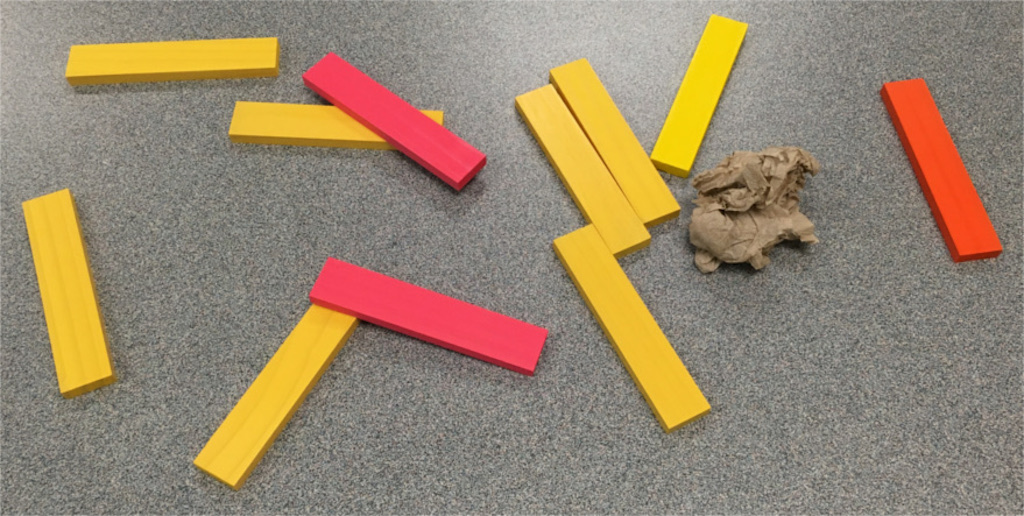
//> input picture Computer Vision - Guess block 3D location/planks1ss.jpg, 1024 x 516 px
$ ./pyr-blobs   (built with g++ and OpenCV 4)
//> lines starting //> are read from the running program, lines starting //| are printed output that depends on the picture
/***********************************************************************/

#include "iostream"
#include "opencv2/imgproc.hpp"
#include "opencv2/imgcodecs.hpp"
#include "opencv2/highgui.hpp"

/***********************************************************************/

using namespace std;
using namespace cv;

/***********************************************************************/

#define N_LEVELS 6 // number of scaled images, including original
#define SCALE_FACTOR (1<<N_LEVELS) // ultimate scale factor

// scaled color images
vector<Mat> scaled_images; // vector of scaled images
int sizes[ N_LEVELS ][2]; // sizes of scaled images
int locations[ N_LEVELS ][2]; // locations of images in the display
Mat levels; // display of all color scaled images

// B/W averaged images
Mat levels_bw; // display of all b/w scaled images
Mat means_bwf[ N_LEVELS ]; // b/w float means of pixels so far
Mat means_bw[ N_LEVELS ]; // b/w uchar means of pixels so far

// Variances
Mat sum2_bwf[ N_LEVELS ]; // b/w float mean sum2 of pixels so far
Mat levels_var_bw; // display of all b/w sum2
Mat variances_bwf[ N_LEVELS ]; // b/w variances of pixels so far
Mat variances_bw[ N_LEVELS ]; // b/w variances of pixels so far
Mat levels_scaled_var_bw; // display of all b/w sum2
Mat scaled_variances_bwf[ N_LEVELS ]; // b/w scaled variances of pixels so far
Mat scaled_variances_bw[ N_LEVELS ]; // b/w scaled variances of pixels so far

/***********************************************************************/

int main( int argc, char** argv )
{
  const char* pyramid_window_name = "Image pyramid";
  const char* filename = argc >=2 ? argv[1] : "planks1ss.jpg";

  // Get an image
  Mat src = imread( filename );
//> src is the input picture: 516 rows x 1024 cols, CV_8UC3; mean B, G, R 110.5, 134.5, 152.3
  // Check if image is loaded fine
  if( src.empty() )
    {
      printf(" Error opening image\n");
      printf(" Program Arguments: [image_name]\n");
      return -1;
    }

  // figure out what image sizes we are going to actually use
  // round size up so can do N_LEVEL-1 shrinks
  int n_cols = ((src.cols + SCALE_FACTOR - 1) >> N_LEVELS) << N_LEVELS;
//> n_cols = 1024
  int n_rows = ((src.rows + SCALE_FACTOR - 1) >> N_LEVELS) << N_LEVELS;
//> n_rows = 576
  printf( "%d %d; %d %d; %d %d\n", N_LEVELS, SCALE_FACTOR, src.cols, src.rows,
	  n_cols, n_rows );
//| 6 64; 1024 516; 1024 576

  // create color display and put original image into them
  levels = Mat::zeros( n_rows + (n_rows >> 1), n_cols, CV_8UC3 );
  printf( "levels: %d %d\n", levels.cols, levels.rows );
//| levels: 1024 864
  src.copyTo( levels( Rect( 0, 0, src.cols, src.rows ) ));

  // src_copy is a copy of the original image that is the correct size
  Mat src_copy = Mat::zeros( n_rows, n_cols, CV_8UC3 );
  printf( "src_copy: %d %d\n", src_copy.cols, src_copy.rows );
//| src_copy: 1024 576
  src.copyTo( src_copy( Rect( 0, 0, src.cols, src.rows ) ));

  // Build an image pyramid and save it in a vector of type Mat
  buildPyramid( src_copy, scaled_images, N_LEVELS-1, BORDER_REPLICATE );

  // print out the sizes of the matrices for debugging
  int i = 0;
  printf( "%d: %d %d; %d %d\n", 0,
	  locations[i][0], locations[i][1],
	  scaled_images[i].cols, scaled_images[i].rows );
//| 0: 0 0; 1024 576

  int i_col = 0;
  int i_row = n_rows;
//> i_row = 576
  n_cols >>= 1;
//> n_cols = 512
  n_rows >>= 1;
//> n_rows = 288
  for ( int i = 1; i < N_LEVELS; i++ )
    {
      // print out the sizes of the matrices for debugging
      printf( "%d: %d %d; %d %d\n", i, i_col, i_row, n_cols, n_rows );
      // hack to set sub-image locations in overall picture
      locations[i][0] = i_col;
      locations[i][1] = i_row;
      // copy the scaled versions of the source image into the display
      scaled_images[ i ].copyTo( levels( Rect( locations[i][0],
					       locations[i][1],
					       scaled_images[i].cols,
					       scaled_images[i].rows ) ));
      // move to the next smaller image
      i_col += scaled_images[ i ].cols;
      n_cols >>= 1;
      n_rows >>= 1;
    }
//> this loop made 5 passes
//> i_col on passes 1 to 5: 512, 768, 896, 960, 992
//| 2: 512 576; 256 144
//| 3: 768 576; 128 72
//| 4: 896 576; 64 36
//| 5: 960 576; 32 18
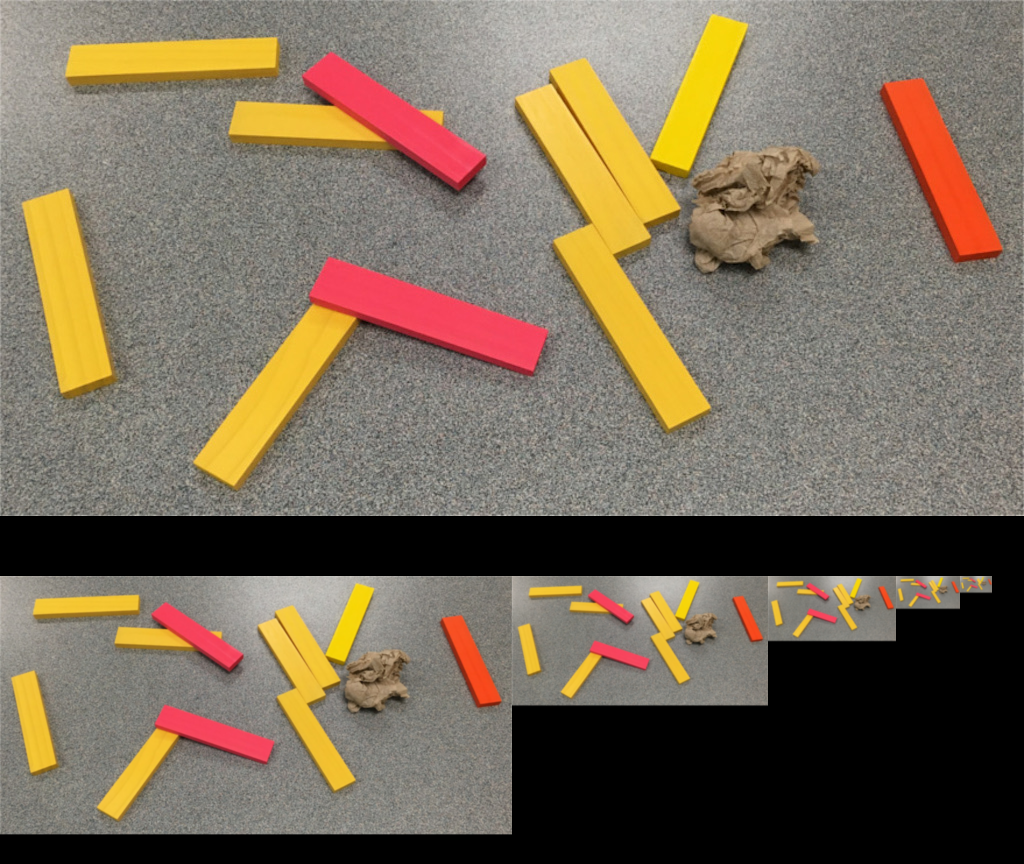
//> levels: 864 rows x 1024 cols, CV_8UC3; mean B, G, R 88.1, 107.1, 121.3
//> after the loop, i_col = 992; n_cols = 16; n_rows = 9

  // show the scaled images
  imshow( pyramid_window_name, levels );

  // create black and white image pyramid
  n_cols = ((src.cols + SCALE_FACTOR - 1) >> N_LEVELS) << N_LEVELS;
//> n_cols = 1024
  n_rows = ((src.rows + SCALE_FACTOR - 1) >> N_LEVELS) << N_LEVELS;
//> n_rows = 576

  const char* bw_pyramid_window_name = "B/W image pyramid";
  const char* bw2_pyramid_window_name = "variance pyramid";
  const char* bw2s_pyramid_window_name = "scaled variance pyramid";
  Mat src_gray; // B/W version of source image
  cvtColor( src, src_gray, COLOR_BGR2GRAY );
  // printf( "src_gray: %d %d\n", src_gray.cols, src_gray.rows );

  // create B/W display and put original B/W image into them
  levels_bw = Mat::zeros( n_rows + (n_rows >> 1), n_cols, CV_8U );
  // printf( "levels_bw: %d %d\n", levels_bw.cols, levels_bw.rows );
  src_gray.copyTo( levels_bw( Rect( 0, 0, src_gray.cols, src_gray.rows ) ));

  // Variance displays
  levels_var_bw = Mat::zeros( n_rows + (n_rows >> 1), n_cols, CV_8U );
  levels_scaled_var_bw = Mat::zeros( n_rows + (n_rows >> 1), n_cols, CV_8U );

  // largest scale image of means
  means_bw[0] = Mat::zeros( n_rows, n_cols, CV_8U );
  src_gray.copyTo( means_bw[0]( Rect( 0, 0, src_gray.cols, src_gray.rows ) ));
  means_bw[0].copyTo( levels_bw( Rect( 0, 0,
				       means_bw[0].cols, means_bw[0].rows ) ));

  // set up level 0 of float means
  means_bw[0].convertTo( means_bwf[0], CV_32F, 1.0 );

  // set up level 0 of float average sum2
  sum2_bwf[0] = Mat::zeros( scaled_images[0].rows, scaled_images[0].cols,
			    CV_32F );
//> sum2_bwf[0]: 576 rows x 1024 cols, CV_32FC1; every value is 0

  // initialize the largest scale sum of the means squared.
  for ( int r = 0; r < means_bw[0].rows; r++ )
    {
      for ( int c = 0; c < means_bw[0].cols; c++ )
	{
	  int v = means_bw[0].at<uchar>(r,c);
	  sum2_bwf[0].at<float>(r,c) = v*v;
	}
    }
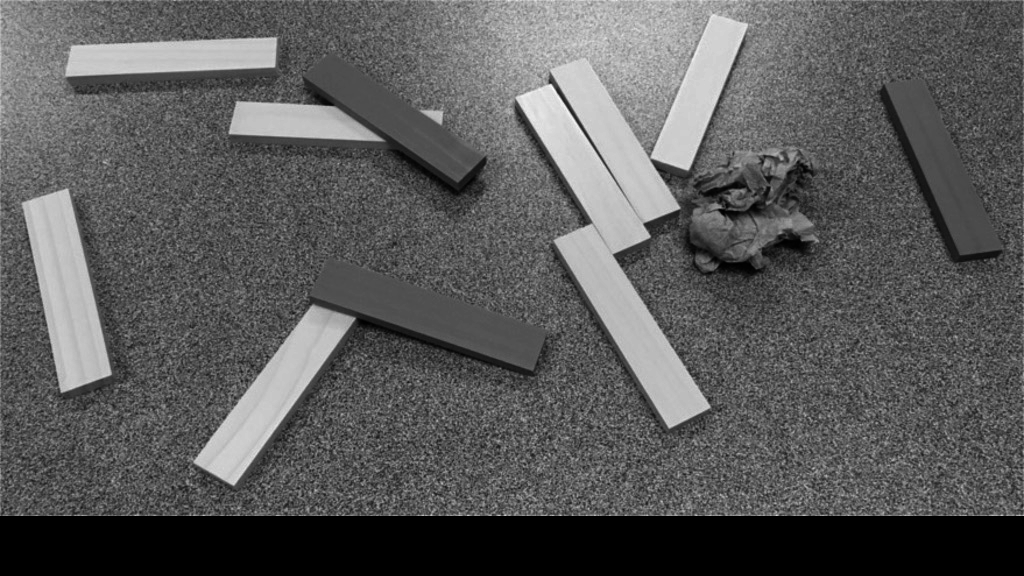
//> sum2_bwf[0]: 576 rows x 1024 cols, CV_32FC1; min 0, max 49284, mean 17572.2; drawn with min black and max white

  // initialize the variances at level 0
  variances_bwf[0] = Mat::zeros( scaled_images[0].rows, scaled_images[0].cols,
				 CV_32F );
  variances_bw[0] = Mat::zeros( scaled_images[0].rows, scaled_images[0].cols,
				CV_8U );
//> variances_bw[0]: 576 rows x 1024 cols, CV_8UC1; every value is 0
  scaled_variances_bwf[0] = Mat::zeros( scaled_images[0].rows,
					scaled_images[0].cols, CV_32F );
  scaled_variances_bw[0] = Mat::zeros( scaled_images[0].rows,
				       scaled_images[0].cols, CV_8U );

  // now create the smaller scale versions
  for ( int i = 1; i < N_LEVELS; i++ )
    {
      // create the matrices
      means_bwf[i] = Mat::zeros( scaled_images[i].rows, scaled_images[i].cols,
				CV_32F );
      sum2_bwf[i] = Mat::zeros( scaled_images[i].rows, scaled_images[i].cols,
				CV_32F );
      variances_bwf[i] = Mat::zeros( scaled_images[i].rows,
				     scaled_images[i].cols,
				     CV_32F );
      scaled_variances_bwf[i] = Mat::zeros( scaled_images[i].rows,
					    scaled_images[i].cols,
					    CV_32F );
      /*
      printf( "means_bwf[ %d ]: %d %d; %d %d\n", i,
	      means_bwf[i].cols, means_bwf[i].rows,
	      scaled_images[i].cols, scaled_images[i].rows );
      */
      // go through the pixels
      for ( int r = 0; r < scaled_images[i].rows; r++ )
	{
	  for ( int c = 0; c < scaled_images[i].cols; c++ )
	    {
	      float sum = 0.0;
	      float sum2 = 0.0;
	      for ( int dr = 0; dr < 2; dr++ )
		{
		  int ir = 2*r + dr;
		  for ( int dc = 0; dc < 2; dc++ )
		    {
		      int ic = 2*c + dc;
		      float v = means_bwf[i-1].at<float>(ir,ic);
		      // sum up the values and the values squared.
		      sum += v; // used to calculate the mean
		      sum2 += v*v; // used to calculate the variance
		    }
		}
	      sum /= 4; // using a 2x2 window with 4 elements
	      sum2 /= 4;
	      means_bwf[i].at<float>(r,c) = sum;
	      sum2_bwf[i].at<float>(r,c) = sum2;
	      variances_bwf[i].at<float>(r,c) = sum2 - sum*sum;
	      // scale the variances by the mean^2
	      if ( sum > 0.0 )
		scaled_variances_bwf[i].at<float>(r,c) =
		  100000*variances_bwf[i].at<float>(r,c)/
		  (means_bwf[i].at<float>(r,c)*
		   means_bwf[i].at<float>(r,c));
	      else
		scaled_variances_bwf[i].at<float>(r,c) = 1e7;
	    }
	}
      // convert from floats to ints for display
      means_bwf[i].convertTo( means_bw[i], CV_8U, 1.0 );
      means_bw[i].copyTo( levels_bw( Rect( locations[i][0],
					   locations[i][1],
					   scaled_images[i].cols,
					   scaled_images[i].rows ) ));
      variances_bwf[i].convertTo( variances_bw[i], CV_8U, 1.0 );
      variances_bw[i].copyTo( levels_var_bw( Rect( locations[i][0],
						   locations[i][1],
						   scaled_images[i].cols,
						   scaled_images[i].rows ) ));
      scaled_variances_bwf[i].convertTo(
		scaled_variances_bw[i], CV_8U, 1.0 );
      scaled_variances_bw[i].copyTo(
				    levels_scaled_var_bw(
				      Rect( locations[i][0],
				            locations[i][1],
					    scaled_images[i].cols,
					    scaled_images[i].rows ) ));
    }
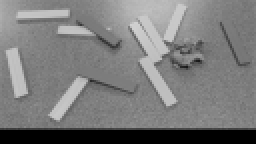
//> means_bwf[3]: 72 rows x 128 cols, CV_32FC1 (shown 2 times larger); min 0, max 208.9, mean 122.8
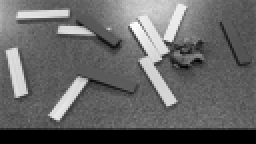
//> sum2_bwf[3]: 72 rows x 128 cols, CV_32FC1 (shown 2 times larger); min 0, max 43656.5, mean 17460.2; drawn with min black and max white
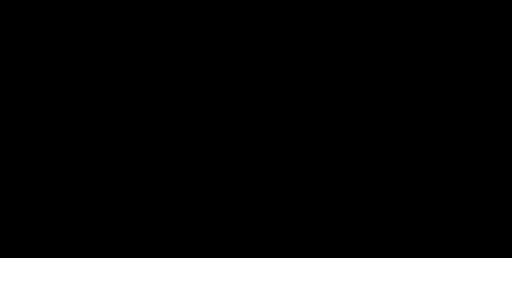
//> scaled_variances_bwf[1]: 288 rows x 512 cols, CV_32FC1; min 0, max 10000000, mean 1041992.2; drawn with min black and max white
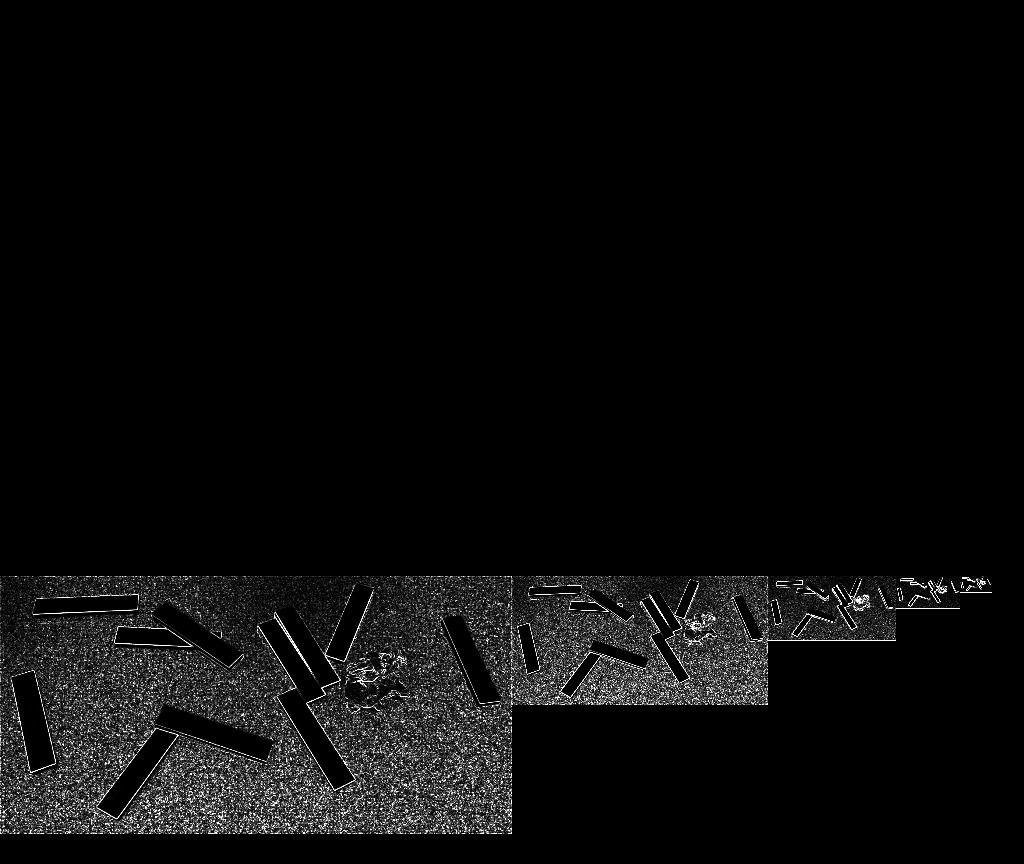
//> levels_var_bw: 864 rows x 1024 cols, CV_8UC1; min 0, max 255, mean 10.7
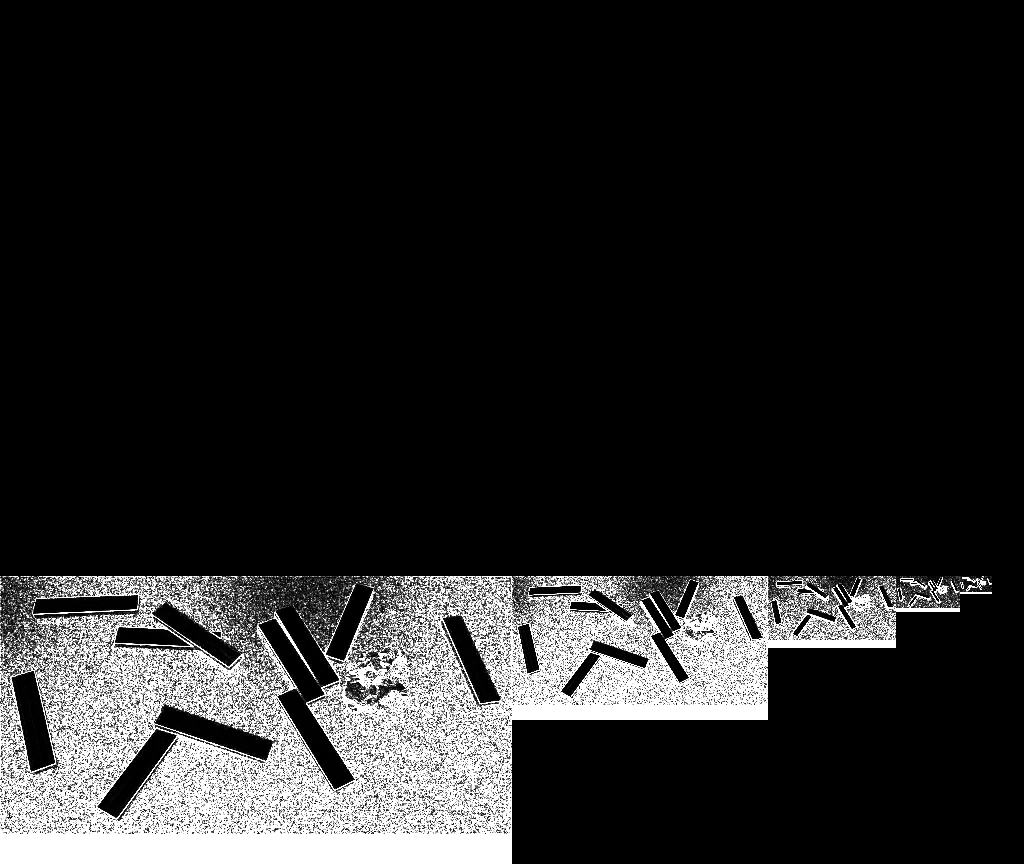
//> levels_scaled_var_bw: 864 rows x 1024 cols, CV_8UC1; min 0, max 255, mean 36.7

  // show the displays
  imshow( bw_pyramid_window_name, levels_bw );
  imshow( bw2_pyramid_window_name, levels_var_bw );
  imshow( bw2s_pyramid_window_name, levels_scaled_var_bw );

  waitKey(0);

  return 0;
}

/***********************************************************************/
